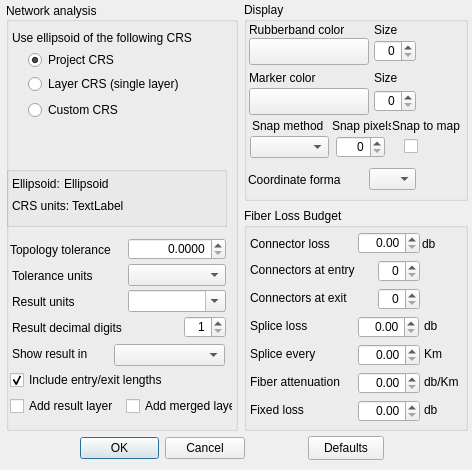
<?xml version="1.0" encoding="UTF-8"?>
<ui version="4.0">
 <class>configuration_form</class>
 <widget class="QDialog" name="configuration_form">
  <property name="geometry">
   <rect>
    <x>0</x>
    <y>0</y>
    <width>472</width>
    <height>470</height>
   </rect>
  </property>
  <property name="minimumSize">
   <size>
    <width>100</width>
    <height>50</height>
   </size>
  </property>
  <property name="maximumSize">
   <size>
    <width>472</width>
    <height>470</height>
   </size>
  </property>
  <property name="windowTitle">
   <string>Configuration</string>
  </property>
  <property name="layoutDirection">
   <enum>Qt::LeftToRight</enum>
  </property>
  <property name="locale">
   <locale language="C" country="AnyCountry"/>
  </property>
  <widget class="QDialogButtonBox" name="buttonBox">
   <property name="geometry">
    <rect>
     <x>80</x>
     <y>430</y>
     <width>165</width>
     <height>36</height>
    </rect>
   </property>
   <property name="cursor">
    <cursorShape>ArrowCursor</cursorShape>
   </property>
   <property name="locale">
    <locale language="C" country="AnyCountry"/>
   </property>
   <property name="orientation">
    <enum>Qt::Horizontal</enum>
   </property>
   <property name="standardButtons">
    <set>QDialogButtonBox::Cancel|QDialogButtonBox::Ok</set>
   </property>
  </widget>
  <widget class="QGroupBox" name="groupBox">
   <property name="geometry">
    <rect>
     <x>244</x>
     <y>2</y>
     <width>224</width>
     <height>199</height>
    </rect>
   </property>
   <property name="locale">
    <locale language="C" country="AnyCountry"/>
   </property>
   <property name="title">
    <string>Display</string>
   </property>
   <widget class="QgsColorButton" name="rubberBandColor">
    <property name="geometry">
     <rect>
      <x>5</x>
      <y>36</y>
      <width>120</width>
      <height>27</height>
     </rect>
    </property>
    <property name="locale">
     <locale language="C" country="AnyCountry"/>
    </property>
    <property name="allowOpacity">
     <bool>true</bool>
    </property>
   </widget>
   <widget class="QgsColorButton" name="markerColor">
    <property name="geometry">
     <rect>
      <x>5</x>
      <y>86</y>
      <width>120</width>
      <height>27</height>
     </rect>
    </property>
    <property name="locale">
     <locale language="C" country="AnyCountry"/>
    </property>
    <property name="allowOpacity">
     <bool>true</bool>
    </property>
   </widget>
   <widget class="QSpinBox" name="rubberBandSize">
    <property name="geometry">
     <rect>
      <x>130</x>
      <y>38</y>
      <width>42</width>
      <height>22</height>
     </rect>
    </property>
    <property name="locale">
     <locale language="C" country="AnyCountry"/>
    </property>
    <property name="alignment">
     <set>Qt::AlignRight|Qt::AlignTrailing|Qt::AlignVCenter</set>
    </property>
    <property name="maximum">
     <number>10</number>
    </property>
   </widget>
   <widget class="QSpinBox" name="markerSize">
    <property name="geometry">
     <rect>
      <x>130</x>
      <y>88</y>
      <width>42</width>
      <height>22</height>
     </rect>
    </property>
    <property name="locale">
     <locale language="C" country="AnyCountry"/>
    </property>
    <property name="alignment">
     <set>Qt::AlignRight|Qt::AlignTrailing|Qt::AlignVCenter</set>
    </property>
   </widget>
   <widget class="QLabel" name="label">
    <property name="geometry">
     <rect>
      <x>5</x>
      <y>20</y>
      <width>111</width>
      <height>16</height>
     </rect>
    </property>
    <property name="text">
     <string>Rubberband color</string>
    </property>
   </widget>
   <widget class="QLabel" name="label_2">
    <property name="geometry">
     <rect>
      <x>130</x>
      <y>20</y>
      <width>35</width>
      <height>16</height>
     </rect>
    </property>
    <property name="text">
     <string>Size</string>
    </property>
   </widget>
   <widget class="QLabel" name="label_3">
    <property name="geometry">
     <rect>
      <x>5</x>
      <y>68</y>
      <width>81</width>
      <height>16</height>
     </rect>
    </property>
    <property name="text">
     <string>Marker color</string>
    </property>
   </widget>
   <widget class="QLabel" name="label_4">
    <property name="geometry">
     <rect>
      <x>130</x>
      <y>68</y>
      <width>29</width>
      <height>16</height>
     </rect>
    </property>
    <property name="text">
     <string>Size</string>
    </property>
   </widget>
   <widget class="QComboBox" name="coordinateFormat">
    <property name="geometry">
     <rect>
      <x>125</x>
      <y>166</y>
      <width>47</width>
      <height>22</height>
     </rect>
    </property>
    <property name="layoutDirection">
     <enum>Qt::LeftToRight</enum>
    </property>
    <property name="insertPolicy">
     <enum>QComboBox::InsertAtBottom</enum>
    </property>
   </widget>
   <widget class="QLabel" name="label_25">
    <property name="geometry">
     <rect>
      <x>4</x>
      <y>170</y>
      <width>93</width>
      <height>16</height>
     </rect>
    </property>
    <property name="text">
     <string>Coordinate format</string>
    </property>
   </widget>
   <widget class="QComboBox" name="markerSnapMethod">
    <property name="geometry">
     <rect>
      <x>6</x>
      <y>134</y>
      <width>79</width>
      <height>22</height>
     </rect>
    </property>
   </widget>
   <widget class="QLabel" name="label_27">
    <property name="geometry">
     <rect>
      <x>8</x>
      <y>116</y>
      <width>73</width>
      <height>16</height>
     </rect>
    </property>
    <property name="text">
     <string>Snap method</string>
    </property>
   </widget>
   <widget class="QSpinBox" name="markerSnapPixels">
    <property name="geometry">
     <rect>
      <x>92</x>
      <y>134</y>
      <width>49</width>
      <height>22</height>
     </rect>
    </property>
    <property name="alignment">
     <set>Qt::AlignRight|Qt::AlignTrailing|Qt::AlignVCenter</set>
    </property>
    <property name="maximum">
     <number>50</number>
    </property>
   </widget>
   <widget class="QLabel" name="label_28">
    <property name="geometry">
     <rect>
      <x>88</x>
      <y>116</y>
      <width>59</width>
      <height>16</height>
     </rect>
    </property>
    <property name="text">
     <string>Snap pixels</string>
    </property>
   </widget>
   <widget class="QCheckBox" name="snapToMap">
    <property name="geometry">
     <rect>
      <x>160</x>
      <y>136</y>
      <width>27</width>
      <height>17</height>
     </rect>
    </property>
    <property name="text">
     <string/>
    </property>
   </widget>
   <widget class="QLabel" name="label_29">
    <property name="geometry">
     <rect>
      <x>148</x>
      <y>116</y>
      <width>71</width>
      <height>16</height>
     </rect>
    </property>
    <property name="text">
     <string>Snap to map</string>
    </property>
   </widget>
  </widget>
  <widget class="QPushButton" name="defaultsButton">
   <property name="geometry">
    <rect>
     <x>308</x>
     <y>436</y>
     <width>76</width>
     <height>24</height>
    </rect>
   </property>
   <property name="text">
    <string>Defaults</string>
   </property>
  </widget>
  <widget class="QGroupBox" name="groupBox_2">
   <property name="geometry">
    <rect>
     <x>6</x>
     <y>2</y>
     <width>232</width>
     <height>429</height>
    </rect>
   </property>
   <property name="locale">
    <locale language="C" country="AnyCountry"/>
   </property>
   <property name="title">
    <string>Network analysis</string>
   </property>
   <property name="alignment">
    <set>Qt::AlignLeading|Qt::AlignLeft|Qt::AlignVCenter</set>
   </property>
   <widget class="QCheckBox" name="includeStartStop">
    <property name="geometry">
     <rect>
      <x>4</x>
      <y>370</y>
      <width>167</width>
      <height>16</height>
     </rect>
    </property>
    <property name="layoutDirection">
     <enum>Qt::LeftToRight</enum>
    </property>
    <property name="text">
     <string>Include entry/exit lengths</string>
    </property>
    <property name="checked">
     <bool>true</bool>
    </property>
   </widget>
   <widget class="QgsProjectionSelectionWidget" name="mQgsProjectionSelectionWidget">
    <property name="geometry">
     <rect>
      <x>12</x>
      <y>126</y>
      <width>191</width>
      <height>27</height>
     </rect>
    </property>
   </widget>
   <widget class="QRadioButton" name="selectProjectCrs">
    <property name="geometry">
     <rect>
      <x>22</x>
      <y>48</y>
      <width>95</width>
      <height>20</height>
     </rect>
    </property>
    <property name="text">
     <string>Project CRS</string>
    </property>
    <property name="checked">
     <bool>true</bool>
    </property>
   </widget>
   <widget class="QRadioButton" name="selectLayerCrs">
    <property name="geometry">
     <rect>
      <x>22</x>
      <y>72</y>
      <width>95</width>
      <height>20</height>
     </rect>
    </property>
    <property name="text">
     <string>Layer CRS</string>
    </property>
   </widget>
   <widget class="QRadioButton" name="selectCustomCrs">
    <property name="geometry">
     <rect>
      <x>22</x>
      <y>98</y>
      <width>101</width>
      <height>20</height>
     </rect>
    </property>
    <property name="text">
     <string>Custom CRS</string>
    </property>
   </widget>
   <widget class="QLabel" name="label_21">
    <property name="geometry">
     <rect>
      <x>6</x>
      <y>28</y>
      <width>205</width>
      <height>16</height>
     </rect>
    </property>
    <property name="text">
     <string>Use ellipsoid of the following CRS</string>
    </property>
   </widget>
   <widget class="QLabel" name="label_6">
    <property name="geometry">
     <rect>
      <x>4</x>
      <y>240</y>
      <width>101</width>
      <height>16</height>
     </rect>
    </property>
    <property name="text">
     <string>Topology tolerance</string>
    </property>
    <property name="wordWrap">
     <bool>true</bool>
    </property>
   </widget>
   <widget class="QDoubleSpinBox" name="topologyTolerance">
    <property name="geometry">
     <rect>
      <x>122</x>
      <y>236</y>
      <width>98</width>
      <height>22</height>
     </rect>
    </property>
    <property name="locale">
     <locale language="C" country="AnyCountry"/>
    </property>
    <property name="alignment">
     <set>Qt::AlignRight|Qt::AlignTrailing|Qt::AlignVCenter</set>
    </property>
    <property name="decimals">
     <number>4</number>
    </property>
    <property name="maximum">
     <double>100000.000000000000000</double>
    </property>
    <property name="stepType">
     <enum>QAbstractSpinBox::AdaptiveDecimalStepType</enum>
    </property>
   </widget>
   <widget class="QLabel" name="label_22">
    <property name="geometry">
     <rect>
      <x>6</x>
      <y>174</y>
      <width>47</width>
      <height>16</height>
     </rect>
    </property>
    <property name="text">
     <string>Ellipsoid:</string>
    </property>
   </widget>
   <widget class="QLabel" name="measurementEllipsoid">
    <property name="geometry">
     <rect>
      <x>58</x>
      <y>174</y>
      <width>157</width>
      <height>16</height>
     </rect>
    </property>
    <property name="text">
     <string>Ellipsoid</string>
    </property>
    <property name="wordWrap">
     <bool>true</bool>
    </property>
   </widget>
   <widget class="QComboBox" name="distanceUnits">
    <property name="geometry">
     <rect>
      <x>122</x>
      <y>288</y>
      <width>98</width>
      <height>22</height>
     </rect>
    </property>
    <property name="editable">
     <bool>true</bool>
    </property>
   </widget>
   <widget class="QLabel" name="label_20">
    <property name="geometry">
     <rect>
      <x>6</x>
      <y>292</y>
      <width>73</width>
      <height>16</height>
     </rect>
    </property>
    <property name="text">
     <string>Result units</string>
    </property>
   </widget>
   <widget class="QLabel" name="label_5">
    <property name="geometry">
     <rect>
      <x>6</x>
      <y>318</y>
      <width>123</width>
      <height>16</height>
     </rect>
    </property>
    <property name="text">
     <string>Result decimal digits</string>
    </property>
   </widget>
   <widget class="QSpinBox" name="decimalDigits">
    <property name="geometry">
     <rect>
      <x>178</x>
      <y>314</y>
      <width>42</width>
      <height>22</height>
     </rect>
    </property>
    <property name="locale">
     <locale language="C" country="AnyCountry"/>
    </property>
    <property name="alignment">
     <set>Qt::AlignRight|Qt::AlignTrailing|Qt::AlignVCenter</set>
    </property>
    <property name="minimum">
     <number>1</number>
    </property>
    <property name="maximum">
     <number>10</number>
    </property>
    <property name="value">
     <number>1</number>
    </property>
   </widget>
   <widget class="QLabel" name="label_7">
    <property name="geometry">
     <rect>
      <x>6</x>
      <y>344</y>
      <width>77</width>
      <height>16</height>
     </rect>
    </property>
    <property name="text">
     <string>Show result in</string>
    </property>
   </widget>
   <widget class="QComboBox" name="resultDialogType">
    <property name="geometry">
     <rect>
      <x>108</x>
      <y>342</y>
      <width>111</width>
      <height>22</height>
     </rect>
    </property>
    <property name="locale">
     <locale language="C" country="AnyCountry"/>
    </property>
   </widget>
   <widget class="QLabel" name="label_23">
    <property name="geometry">
     <rect>
      <x>6</x>
      <y>196</y>
      <width>59</width>
      <height>16</height>
     </rect>
    </property>
    <property name="text">
     <string>CRS units:</string>
    </property>
   </widget>
   <widget class="QLabel" name="crsUnits">
    <property name="geometry">
     <rect>
      <x>66</x>
      <y>196</y>
      <width>141</width>
      <height>16</height>
     </rect>
    </property>
    <property name="text">
     <string>TextLabel</string>
    </property>
   </widget>
   <widget class="QLabel" name="label_24">
    <property name="geometry">
     <rect>
      <x>6</x>
      <y>266</y>
      <width>91</width>
      <height>16</height>
     </rect>
    </property>
    <property name="text">
     <string>Tolerance units</string>
    </property>
   </widget>
   <widget class="QComboBox" name="toleranceUnits">
    <property name="geometry">
     <rect>
      <x>122</x>
      <y>262</y>
      <width>98</width>
      <height>22</height>
     </rect>
    </property>
   </widget>
   <widget class="QLabel" name="label_26">
    <property name="geometry">
     <rect>
      <x>104</x>
      <y>74</y>
      <width>71</width>
      <height>16</height>
     </rect>
    </property>
    <property name="text">
     <string>(single layer)</string>
    </property>
   </widget>
   <widget class="QGroupBox" name="groupBox_4">
    <property name="geometry">
     <rect>
      <x>0</x>
      <y>164</y>
      <width>221</width>
      <height>61</height>
     </rect>
    </property>
    <property name="title">
     <string/>
    </property>
   </widget>
   <widget class="QCheckBox" name="addMergedLayer">
    <property name="geometry">
     <rect>
      <x>120</x>
      <y>396</y>
      <width>107</width>
      <height>16</height>
     </rect>
    </property>
    <property name="text">
     <string>Add merged layer</string>
    </property>
   </widget>
   <widget class="QCheckBox" name="addResultLayer">
    <property name="geometry">
     <rect>
      <x>4</x>
      <y>396</y>
      <width>109</width>
      <height>16</height>
     </rect>
    </property>
    <property name="text">
     <string>Add result layer</string>
    </property>
   </widget>
   <zorder>groupBox_4</zorder>
   <zorder>includeStartStop</zorder>
   <zorder>mQgsProjectionSelectionWidget</zorder>
   <zorder>selectProjectCrs</zorder>
   <zorder>selectLayerCrs</zorder>
   <zorder>selectCustomCrs</zorder>
   <zorder>label_21</zorder>
   <zorder>label_6</zorder>
   <zorder>topologyTolerance</zorder>
   <zorder>label_22</zorder>
   <zorder>measurementEllipsoid</zorder>
   <zorder>distanceUnits</zorder>
   <zorder>label_20</zorder>
   <zorder>label_5</zorder>
   <zorder>decimalDigits</zorder>
   <zorder>label_7</zorder>
   <zorder>resultDialogType</zorder>
   <zorder>label_23</zorder>
   <zorder>crsUnits</zorder>
   <zorder>label_24</zorder>
   <zorder>toleranceUnits</zorder>
   <zorder>label_26</zorder>
   <zorder>addMergedLayer</zorder>
   <zorder>addResultLayer</zorder>
  </widget>
  <widget class="QGroupBox" name="groupBox_3">
   <property name="geometry">
    <rect>
     <x>244</x>
     <y>208</y>
     <width>224</width>
     <height>223</height>
    </rect>
   </property>
   <property name="locale">
    <locale language="C" country="AnyCountry"/>
   </property>
   <property name="title">
    <string>Fiber Loss Budget</string>
   </property>
   <widget class="QLabel" name="label_8">
    <property name="geometry">
     <rect>
      <x>6</x>
      <y>28</y>
      <width>91</width>
      <height>16</height>
     </rect>
    </property>
    <property name="text">
     <string>Connector loss</string>
    </property>
   </widget>
   <widget class="QLabel" name="label_9">
    <property name="geometry">
     <rect>
      <x>178</x>
      <y>28</y>
      <width>33</width>
      <height>16</height>
     </rect>
    </property>
    <property name="text">
     <string>db</string>
    </property>
   </widget>
   <widget class="QLabel" name="label_10">
    <property name="geometry">
     <rect>
      <x>6</x>
      <y>54</y>
      <width>131</width>
      <height>16</height>
     </rect>
    </property>
    <property name="text">
     <string>Connectors at entry</string>
    </property>
    <property name="wordWrap">
     <bool>true</bool>
    </property>
   </widget>
   <widget class="QLabel" name="label_11">
    <property name="geometry">
     <rect>
      <x>6</x>
      <y>110</y>
      <width>105</width>
      <height>16</height>
     </rect>
    </property>
    <property name="text">
     <string>Splice loss</string>
    </property>
   </widget>
   <widget class="QLabel" name="label_12">
    <property name="geometry">
     <rect>
      <x>6</x>
      <y>138</y>
      <width>107</width>
      <height>16</height>
     </rect>
    </property>
    <property name="text">
     <string>Splice every</string>
    </property>
   </widget>
   <widget class="QLabel" name="label_13">
    <property name="geometry">
     <rect>
      <x>6</x>
      <y>166</y>
      <width>109</width>
      <height>16</height>
     </rect>
    </property>
    <property name="text">
     <string>Fiber attenuation</string>
    </property>
   </widget>
   <widget class="QSpinBox" name="numberOfConnectorsAtEntry">
    <property name="geometry">
     <rect>
      <x>134</x>
      <y>52</y>
      <width>42</width>
      <height>22</height>
     </rect>
    </property>
    <property name="locale">
     <locale language="C" country="AnyCountry"/>
    </property>
    <property name="alignment">
     <set>Qt::AlignRight|Qt::AlignTrailing|Qt::AlignVCenter</set>
    </property>
    <property name="stepType">
     <enum>QAbstractSpinBox::AdaptiveDecimalStepType</enum>
    </property>
   </widget>
   <widget class="QDoubleSpinBox" name="spliceLoss">
    <property name="geometry">
     <rect>
      <x>114</x>
      <y>108</y>
      <width>61</width>
      <height>22</height>
     </rect>
    </property>
    <property name="locale">
     <locale language="C" country="AnyCountry"/>
    </property>
    <property name="alignment">
     <set>Qt::AlignRight|Qt::AlignTrailing|Qt::AlignVCenter</set>
    </property>
    <property name="stepType">
     <enum>QAbstractSpinBox::AdaptiveDecimalStepType</enum>
    </property>
   </widget>
   <widget class="QLabel" name="label_14">
    <property name="geometry">
     <rect>
      <x>180</x>
      <y>110</y>
      <width>35</width>
      <height>16</height>
     </rect>
    </property>
    <property name="text">
     <string>db</string>
    </property>
   </widget>
   <widget class="QDoubleSpinBox" name="spliceFrequency">
    <property name="geometry">
     <rect>
      <x>114</x>
      <y>136</y>
      <width>62</width>
      <height>22</height>
     </rect>
    </property>
    <property name="locale">
     <locale language="C" country="AnyCountry"/>
    </property>
    <property name="alignment">
     <set>Qt::AlignRight|Qt::AlignTrailing|Qt::AlignVCenter</set>
    </property>
    <property name="stepType">
     <enum>QAbstractSpinBox::AdaptiveDecimalStepType</enum>
    </property>
   </widget>
   <widget class="QLabel" name="label_15">
    <property name="geometry">
     <rect>
      <x>180</x>
      <y>138</y>
      <width>35</width>
      <height>16</height>
     </rect>
    </property>
    <property name="text">
     <string>Km</string>
    </property>
   </widget>
   <widget class="QDoubleSpinBox" name="connectorLoss">
    <property name="geometry">
     <rect>
      <x>114</x>
      <y>24</y>
      <width>62</width>
      <height>22</height>
     </rect>
    </property>
    <property name="locale">
     <locale language="C" country="AnyCountry"/>
    </property>
    <property name="alignment">
     <set>Qt::AlignRight|Qt::AlignTrailing|Qt::AlignVCenter</set>
    </property>
    <property name="stepType">
     <enum>QAbstractSpinBox::AdaptiveDecimalStepType</enum>
    </property>
   </widget>
   <widget class="QDoubleSpinBox" name="cableLoss">
    <property name="geometry">
     <rect>
      <x>114</x>
      <y>164</y>
      <width>62</width>
      <height>22</height>
     </rect>
    </property>
    <property name="locale">
     <locale language="C" country="AnyCountry"/>
    </property>
    <property name="alignment">
     <set>Qt::AlignRight|Qt::AlignTrailing|Qt::AlignVCenter</set>
    </property>
    <property name="stepType">
     <enum>QAbstractSpinBox::AdaptiveDecimalStepType</enum>
    </property>
   </widget>
   <widget class="QLabel" name="label_16">
    <property name="geometry">
     <rect>
      <x>180</x>
      <y>166</y>
      <width>41</width>
      <height>16</height>
     </rect>
    </property>
    <property name="text">
     <string>db/Km</string>
    </property>
   </widget>
   <widget class="QLabel" name="label_17">
    <property name="geometry">
     <rect>
      <x>6</x>
      <y>82</y>
      <width>132</width>
      <height>16</height>
     </rect>
    </property>
    <property name="text">
     <string>Connectors at exit</string>
    </property>
   </widget>
   <widget class="QSpinBox" name="numberOfConnectorsAtExit">
    <property name="geometry">
     <rect>
      <x>134</x>
      <y>80</y>
      <width>42</width>
      <height>22</height>
     </rect>
    </property>
    <property name="alignment">
     <set>Qt::AlignRight|Qt::AlignTrailing|Qt::AlignVCenter</set>
    </property>
   </widget>
   <widget class="QLabel" name="label_18">
    <property name="geometry">
     <rect>
      <x>6</x>
      <y>194</y>
      <width>91</width>
      <height>16</height>
     </rect>
    </property>
    <property name="text">
     <string>Fixed loss</string>
    </property>
   </widget>
   <widget class="QDoubleSpinBox" name="fixedLoss">
    <property name="geometry">
     <rect>
      <x>114</x>
      <y>192</y>
      <width>62</width>
      <height>22</height>
     </rect>
    </property>
    <property name="alignment">
     <set>Qt::AlignRight|Qt::AlignTrailing|Qt::AlignVCenter</set>
    </property>
   </widget>
   <widget class="QLabel" name="label_19">
    <property name="geometry">
     <rect>
      <x>180</x>
      <y>194</y>
      <width>37</width>
      <height>16</height>
     </rect>
    </property>
    <property name="text">
     <string>db</string>
    </property>
   </widget>
  </widget>
 </widget>
 <customwidgets>
  <customwidget>
   <class>QgsColorButton</class>
   <extends>QToolButton</extends>
   <header>qgscolorbutton.h</header>
  </customwidget>
  <customwidget>
   <class>QgsProjectionSelectionWidget</class>
   <extends>QWidget</extends>
   <header>qgsprojectionselectionwidget.h</header>
  </customwidget>
 </customwidgets>
 <tabstops>
  <tabstop>selectProjectCrs</tabstop>
  <tabstop>selectLayerCrs</tabstop>
  <tabstop>selectCustomCrs</tabstop>
  <tabstop>mQgsProjectionSelectionWidget</tabstop>
  <tabstop>topologyTolerance</tabstop>
  <tabstop>toleranceUnits</tabstop>
  <tabstop>distanceUnits</tabstop>
  <tabstop>decimalDigits</tabstop>
  <tabstop>resultDialogType</tabstop>
  <tabstop>includeStartStop</tabstop>
  <tabstop>addResultLayer</tabstop>
  <tabstop>addMergedLayer</tabstop>
  <tabstop>rubberBandColor</tabstop>
  <tabstop>rubberBandSize</tabstop>
  <tabstop>markerColor</tabstop>
  <tabstop>markerSize</tabstop>
  <tabstop>markerSnapMethod</tabstop>
  <tabstop>coordinateFormat</tabstop>
  <tabstop>connectorLoss</tabstop>
  <tabstop>numberOfConnectorsAtEntry</tabstop>
  <tabstop>numberOfConnectorsAtExit</tabstop>
  <tabstop>spliceLoss</tabstop>
  <tabstop>spliceFrequency</tabstop>
  <tabstop>cableLoss</tabstop>
  <tabstop>fixedLoss</tabstop>
  <tabstop>defaultsButton</tabstop>
 </tabstops>
 <resources/>
 <connections>
  <connection>
   <sender>buttonBox</sender>
   <signal>accepted()</signal>
   <receiver>configuration_form</receiver>
   <slot>accept()</slot>
   <hints>
    <hint type="sourcelabel">
     <x>248</x>
     <y>254</y>
    </hint>
    <hint type="destinationlabel">
     <x>157</x>
     <y>274</y>
    </hint>
   </hints>
  </connection>
  <connection>
   <sender>buttonBox</sender>
   <signal>rejected()</signal>
   <receiver>configuration_form</receiver>
   <slot>reject()</slot>
   <hints>
    <hint type="sourcelabel">
     <x>316</x>
     <y>260</y>
    </hint>
    <hint type="destinationlabel">
     <x>286</x>
     <y>274</y>
    </hint>
   </hints>
  </connection>
 </connections>
</ui>
